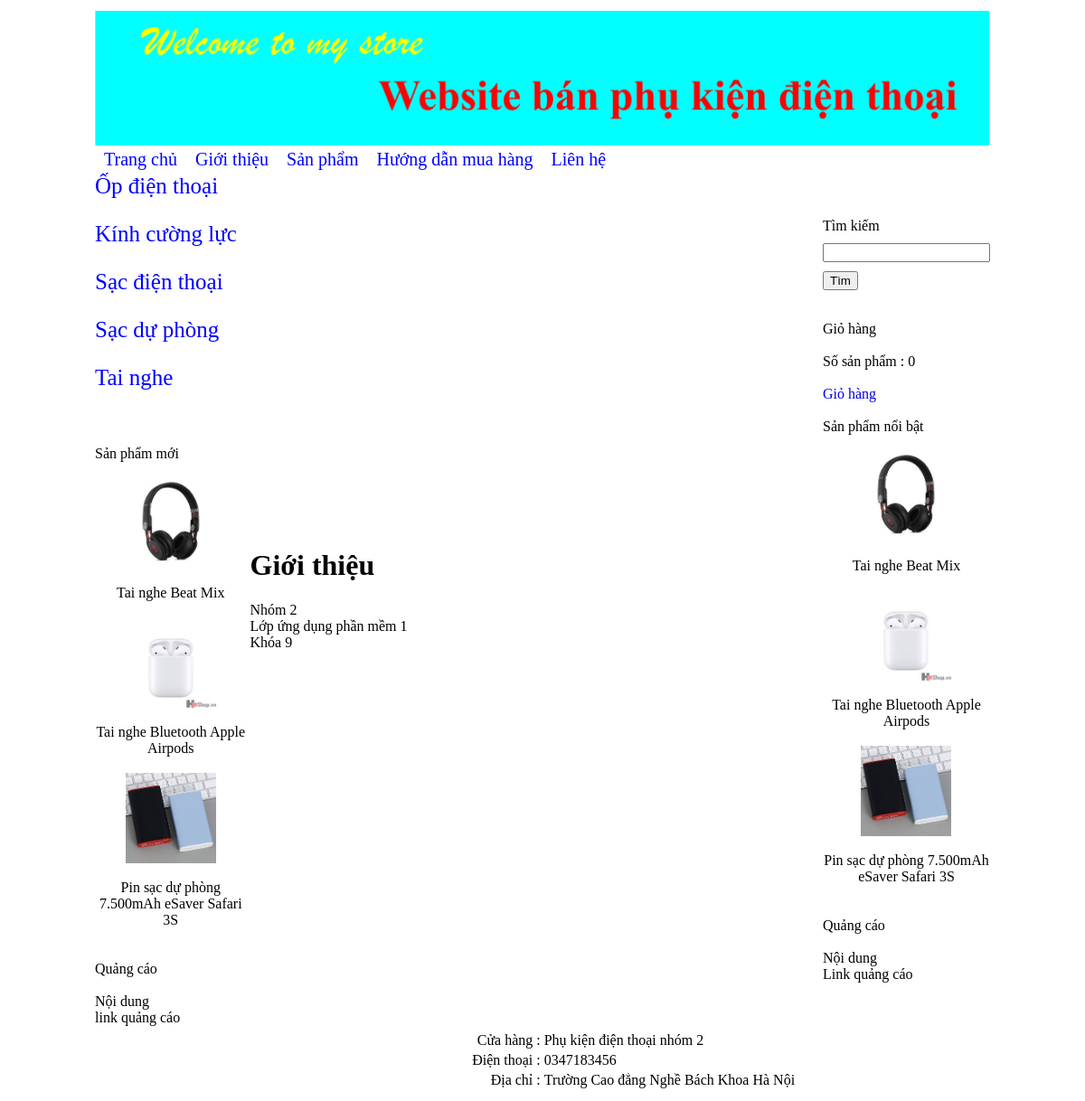
The page /?thamso=xuat_mot_tin&id=1 on the database its author committed.
### tables this page shows
CREATE TABLE `banner` (
  `id` int(11) NOT NULL,
  `hinh` varchar(256) NOT NULL,
  `rong` varchar(256) NOT NULL,
  `cao` varchar(256) NOT NULL
);

CREATE TABLE `menu_ngang` (
  `id` int(11) NOT NULL,
  `ten` varchar(256) NOT NULL,
  `noidung` mediumtext NOT NULL,
  `loaimenu` varchar(256) NOT NULL
);

CREATE TABLE `menu_doc` (
  `id` int(11) NOT NULL,
  `ten` varchar(256) NOT NULL
);

CREATE TABLE `sanpham` (
  `id` int(11) NOT NULL,
  `ten` varchar(256) NOT NULL,
  `gia` int(255) NOT NULL,
  `hinhanh` varchar(256) NOT NULL,
  `noidung` mediumtext NOT NULL,
  `thuoc_menu` int(255) NOT NULL,
  `noibat` varchar(256) NOT NULL,
  `trangchu` varchar(256) NOT NULL,
  `sapxeptrangchu` int(255) NOT NULL
);

CREATE TABLE `quangcao` (
  `id` int(11) NOT NULL,
  `html` mediumtext NOT NULL,
  `vitri` varchar(256) NOT NULL
);

CREATE TABLE `footer` (
  `id` int(11) NOT NULL,
  `html` mediumtext NOT NULL
);

### chucnang/menudoc/menu_doc.php (the view)
<?php
    $tv="select * from menu_doc order by id";
    $tv_1=mysqli_query($conn,$tv);
    echo "<div class='menu_doc' >";
    while($tv_2=mysqli_fetch_array($tv_1))
    {
		$link="?thamso=xuat_san_pham&id=".$tv_2['id'];
		echo "<p style='font-size:25px;'>";
		echo "<a href='$link'>";
            echo $tv_2['ten'];
        echo "</a>";
		echo "</p>";
    }
    echo "</div>";
?>

### chucnang/banner/banner.php
<?php
    $tv="select * from banner limit 0,1";
    $tv_1=mysqli_query($conn,$tv);
    $tv_2=mysqli_fetch_array($tv_1);
    $link_hinh="hinh_anh/banner/".$tv_2['hinh'];
    echo "<img src='".$link_hinh."' width='".$tv_2['rong']."' height='".$tv_2['cao']."' >";
?>

### chucnang/menungang/menu_ngang.php
<?php
    $tv="select * from menu_ngang order by id";
    $tv_1=mysqli_query($conn,$tv);
    echo "<div class='menu_ngang' >";
	echo "<a href='index.php'>Trang chủ</a>";
    while($tv_2=mysqli_fetch_array($tv_1))
    {
		if($tv_2['loaimenu']==""){$link_menu="?thamso=xuat_mot_tin&id=".$tv_2['id'];}
if($tv_2['loaimenu']=="sanpham"){$link_menu="?thamso=xuat_san_pham_2";}
		echo "<a href='$link_menu'>";
            echo $tv_2['ten'];
        echo "</a>";
    }
    echo "</div>";
?>

### chucnang/sanpham/spmoi.php
<br><br>
Sản phẩm mới <br><br>
<center>
    <?php
        $tv="select id,ten,hinhanh from sanpham order by id desc limit 0,3";
        $tv_1=mysqli_query($conn,$tv);
        while($tv_2=mysqli_fetch_array($tv_1))
        {
            $link_anh="hinh_anh/sanpham/".$tv_2['hinhanh'];
            $link_chi_tiet="?thamso=chi_tiet_san_pham&id=".$tv_2['id'];
            echo "<a href='$link_chi_tiet' >";
                echo "<img src='$link_anh' width='100px' >";
            echo "</a>";
            echo "<br><br>";
            echo $tv_2['ten'];
            echo "<br>";
            echo "<br>";
        }
    ?>
</center>

### chucnang/quangcao/trai.php
<br>Quảng cáo <br><br>
<?php
    $tv="select html from quangcao where vitri='trai' ";
    $tv_1=mysqli_query($conn,$tv);
    $tv_2=mysqli_fetch_array($tv_1);
    echo $tv_2['html'];
?>

### chucnang/xuatmottin.php
<?php
    $id=$_GET['id'];
    $tv="select * from menu_ngang where id='$id'";
    $tv_1=mysqli_query($conn,$tv);
    $tv_2=mysqli_fetch_array($tv_1);
    echo "<h1>";
        echo $tv_2['ten'];
    echo "</h1>";
    echo $tv_2['noidung'];
?>

### chucnang/sanpham/noibat.php
<br><br>
Sản phẩm nổi bật <br><br>
<center>
    <?php
        $tv="select id,ten,hinhanh from sanpham where noibat='co' order by id desc limit 0,3";
        $tv_1=mysqli_query($conn,$tv);
        while($tv_2=mysqli_fetch_array($tv_1))
        {
            $link_anh="hinh_anh/sanpham/".$tv_2['hinhanh'];
            $link_chi_tiet="?thamso=chi_tiet_san_pham&id=".$tv_2['id'];
            echo "<a href='$link_chi_tiet' >";
                echo "<img src='$link_anh' width='100px' >";
            echo "</a>";
            echo "<br><br>";
            echo $tv_2['ten'];
            echo "<br>";
            echo "<br>";
        }
    ?>
</center>

### chucnang/quangcao/phai.php
<br>Quảng cáo <br><br>
<?php
    $tv="select html from quangcao where vitri='phai' ";
    $tv_1=mysqli_query($conn,$tv);
    $tv_2=mysqli_fetch_array($tv_1);
    echo $tv_2['html'];
?>

### chucnang/footer/footer.php
<?php
    $tv="select * from footer limit 0,1";
    $tv_1=mysqli_query($conn,$tv);
    $tv_2=mysqli_fetch_array($tv_1);
    echo $tv_2['html'];
?>

### dd.css (style rules this page uses)
a { text-decoration: none; }
div.menu_ngang a { color:blue; margin-left: 10px; margin-right: 10px; text-decoration: none; font-size:20px; }
div.menu_doc a { color:blue; text-decoration: none; display:block; }

### rows shown on the page
banner: hinh (picture)
menu_ngang: ten "Giới thiệu", noidung "Nhóm 2 Lớp ứng dụng phần mềm 1 Khóa 9"
menu_ngang: ten "Sản phẩm"
menu_ngang: ten "Hướng dẫn mua hàng"
menu_ngang: ten "Liên hệ"
menu_doc: ten "Ốp điện thoại"
menu_doc: ten "Kính cường lực"
menu_doc: ten "Sạc điện thoại"
menu_doc: ten "Sạc dự phòng"
menu_doc: ten "Tai nghe"
sanpham: hinhanh (picture), ten "Tai nghe Beat Mix"
sanpham: hinhanh (picture), ten "Tai nghe Bluetooth Apple Airpods"
sanpham: hinhanh (picture), ten "Pin sạc dự phòng 7.500mAh eSaver Safari 3S"
quangcao: html "Nội dung link quảng cáo"
quangcao: html "Nội dung Link quảng cáo"
footer: html "Cửa hàng : Phụ kiện điện thoại nhóm 2 Điện thoại : 0347183456 Địa chỉ : Trường Cao đẳng Nghề Bách Khoa Hà Nội"

### other values the page prints
$so_luong "0"
